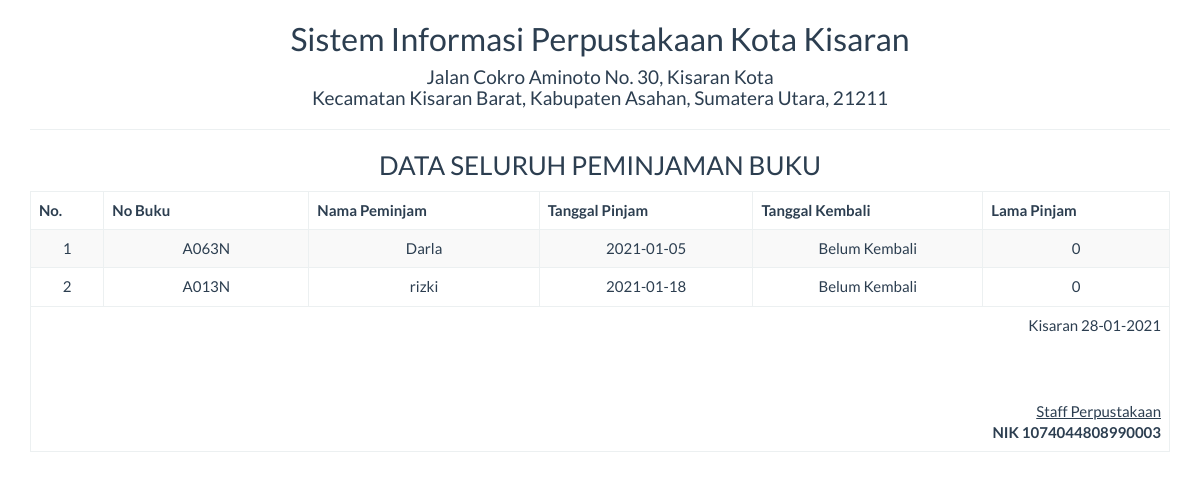
Screenshot of /report/peminjaman_semua.php with the database file from the repository.
### tables this page shows
CREATE TABLE `peminjaman` (
  `no_buku` varchar(50) NOT NULL,
  `peminjam` varchar(50) NOT NULL,
  `tgl_pinjam` varchar(25) NOT NULL,
  `tgl_kembali` varchar(25) NOT NULL,
  `lama_pinjam` int(5) NOT NULL,
  `keterangan` varchar(100) NOT NULL,
  `id` int(5) NOT NULL
);

### report/peminjaman_semua.php (the view, shortened to what this page needs)
<!DOCTYPE html>
<html>
    <head>
        <link href="../Assets/css/bootstrap.min.css" rel="stylesheet" type="text/css"/>
    </head>
    <body onload="print()">
        <?php
        include '../config/koneksi.php';
        ?>
        <div class="container">
            <div class='row'>
                <div class="col-sm-12">
                    <div class="text-center">
                        <h2>Sistem Informasi Perpustakaan Kota Kisaran </h2>
                        <h4>Jalan Cokro Aminoto No. 30, Kisaran Kota <br> Kecamatan Kisaran Barat, Kabupaten Asahan, Sumatera Utara, 21211</h4>
                        <hr>
                        <h3>DATA SELURUH PEMINJAMAN BUKU</h3>
                        <table class="table table-bordered table-striped table-hover">
                        <tbody>
                                <thead>
								<tr>
									<th>No.</th>
                                    <th width="18%">No Buku</th>
                                    <th>Nama Peminjam</th>
                                    <th>Tanggal Pinjam</th>
                                    <th>Tanggal Kembali</th>
                                    <th>Lama Pinjam</th>
								</tr>
								</thead>
							<tbody>
                            <?php
                            $sql = "SELECT * FROM peminjaman";
                            $query = mysqli_query($koneksi, $sql) or die("SQL Anda Salah");
                            $nomor = 0;
                            while ($data = mysqli_fetch_array($query)) {
                                $nomor++;
                                ?>
                                <tr>
                                    <td><?= $nomor ?></td>
                                    <td><?= $data['no_buku'] ?></td>
									                  <td><?= $data['peminjam'] ?></td>
                                    <td><?= $data['tgl_pinjam'] ?></td>
                                    <td><?= $data['tgl_kembali'] ?></td>
                                    <td><?= $data['lama_pinjam'] ?></td>
                                </tr>
                            <?php } ?>
							</tbody>
                        </tbody>
                            <tfoot>
                                <tr>
                                    <td colspan="8" class="text-right">
                                        Kisaran  <?= date("d-m-Y") ?>
                                        <br><br><br><br>
                                        <u>Staff Perpustakaan<strong></u><br>
                                        NIK 1074044808990003
									</td>
								</tr>
							</tfoot>
                        </table>
                    </div>
                </div>
            </div>
    </body>
</html>

### rows the page displays
peminjaman: no_buku "A063N", peminjam "Darla", tgl_pinjam "2021-01-05", tgl_kembali "Belum Kembali", lama_pinjam "0"
peminjaman: no_buku "A013N", peminjam "rizki", tgl_pinjam "2021-01-18", tgl_kembali "Belum Kembali", lama_pinjam "0"
